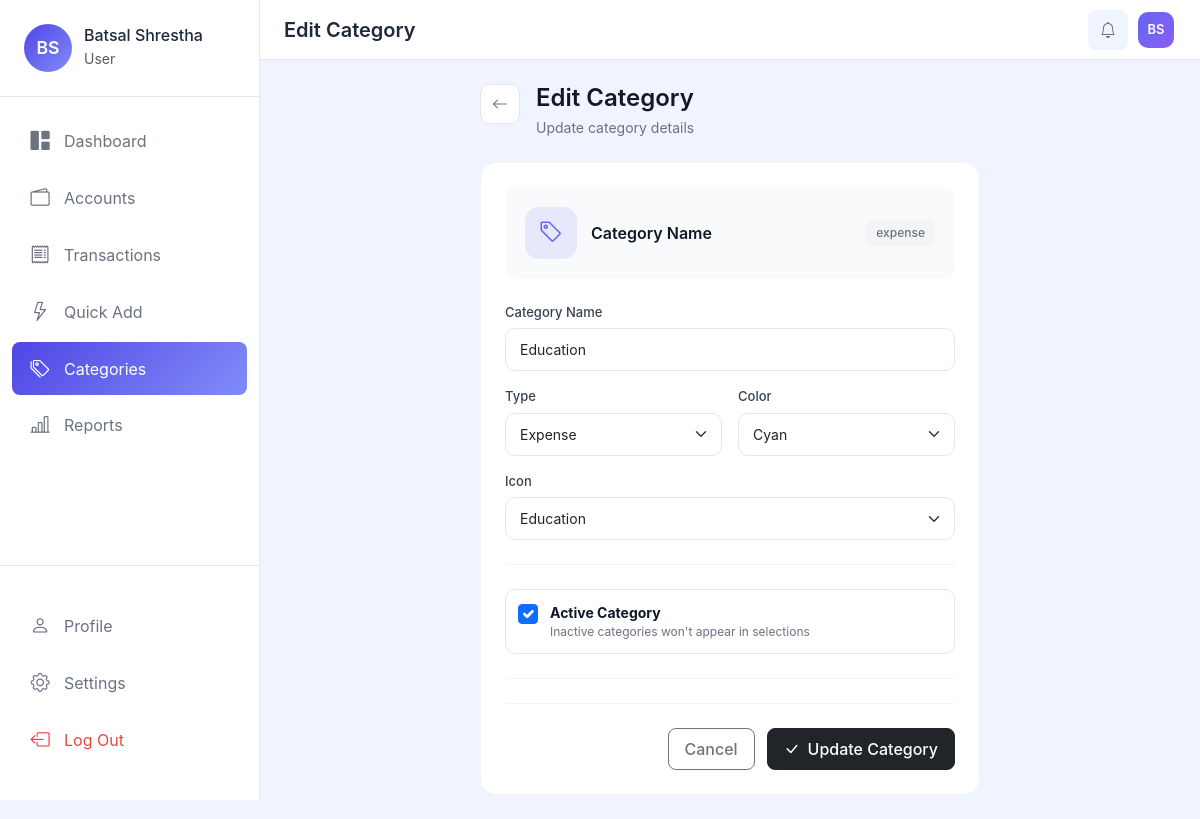
/categories/8/edit/ (signed in), run on the app's committed database.
### apps/accounts/models.py (models this page shows, shortened)
class UserProfile(models.Model):
    CURRENCY_CHOICES = [
        ('NPR', 'Nepali Rupee (रू)'),
        ('USD', 'US Dollar ($)'),
        ('EUR', 'Euro (€)'),
        ('GBP', 'British Pound (£)'),
        ('INR', 'Indian Rupee (₹)'),
        ('AUD', 'Australian Dollar (A$)'),
        ('CAD', 'Canadian Dollar (C$)'),
        ('JPY', 'Japanese Yen (¥)'),
        ('CNY', 'Chinese Yuan (¥)'),
    ]
    user = models.OneToOneField(User, on_delete=models.CASCADE, related_name='profile')
    profile_picture = models.ImageField(upload_to='profiles/', blank=True, null=True)
    currency = models.CharField(max_length=3, choices=CURRENCY_CHOICES, default='NPR')
    created_at = models.DateTimeField(auto_now_add=True)
    updated_at = models.DateTimeField(auto_now=True)
    class Meta:
        verbose_name = 'User Profile'
        verbose_name_plural = 'User Profiles'
    @property
    def display_name(self):
        if self.user.first_name:
            return f"{self.user.first_name} {self.user.last_name}".strip()
        return self.user.username
    @property
    def initials(self):
        if self.user.first_name and self.user.last_name:
            return f"{self.user.first_name[0]}{self.user.last_name[0]}".upper()
        return self.user.username[:2].upper()

### apps/categories/models.py (models this page shows, shortened)
class Category(models.Model):
    COLOR_CHOICES = [
        ('#FF6384', 'Red'),
        ('#36A2EB', 'Blue'),
        ('#FFCE56', 'Yellow'),
        ('#4BC0C0', 'Teal'),
        ('#9966FF', 'Purple'),
        ('#FF9F40', 'Orange'),
        ('#7CB342', 'Green'),
        ('#E91E63', 'Pink'),
        ('#00BCD4', 'Cyan'),
        ('#795548', 'Brown'),
        ('#607D8B', 'Grey'),
        ('#3F51B5', 'Indigo'),
    ]
    ICON_CHOICES = [
        ('bi-cart', 'Shopping Cart'),
        ('bi-house', 'House'),
        ('bi-car-front', 'Car'),
        ('bi-cup-hot', 'Food/Drink'),
        ('bi-lightning', 'Utilities'),
        ('bi-film', 'Entertainment'),
        ('bi-heart-pulse', 'Health'),
        ('bi-mortarboard', 'Education'),
        ('bi-airplane', 'Travel'),
        ('bi-gift', 'Gifts'),
        ('bi-briefcase', 'Work'),
        ('bi-cash', 'Income'),
        ('bi-piggy-bank', 'Savings'),
        ('bi-three-dots', 'Other'),
    ]
    CATEGORY_TYPES = [
        ('expense', 'Expense'),
        ('income', 'Income'),
        ('both', 'Both'),
    ]
    name = models.CharField(max_length=100, unique=True)
    color = models.CharField(max_length=7, choices=COLOR_CHOICES, default='#36A2EB')
    icon = models.CharField(max_length=50, choices=ICON_CHOICES, default='bi-three-dots')
    category_type = models.CharField(max_length=10, choices=CATEGORY_TYPES, default='expense')
    is_active = models.BooleanField(default=True)
    created_by = models.ForeignKey(User, on_delete=models.SET_NULL, null=True, blank=True, related_name='created_categories')
    created_at = models.DateTimeField(auto_now_add=True)
    updated_at = models.DateTimeField(auto_now=True)
    class Meta:
        verbose_name = 'Category'
        verbose_name_plural = 'Categories'
        ordering = ['name']

### apps/categories/views.py (the view, shortened to what this page needs)
# urls.py: path('<int:pk>/edit/', views.CategoryUpdateView.as_view(), name='edit'),
class CategoryUpdateView(LoginRequiredMixin, UpdateView):
    model = Category
    form_class = CategoryForm
    template_name = 'categories/form.html'
    success_url = reverse_lazy('categories:list')
    def get_queryset(self):
        return Category.objects.filter(is_active=True)
    def get_context_data(self, **kwargs):
        context = super().get_context_data(**kwargs)
        context['title'] = 'Edit Category'
        context['button_text'] = 'Update Category'
        context['page_title'] = 'Edit Category'
        return context

### apps/categories/forms.py
class CategoryForm(forms.ModelForm):
    class Meta:
        model = Category
        fields = ['name', 'color', 'icon', 'category_type', 'is_active']
        widgets = {
            'name': forms.TextInput(attrs={
                'class': 'form-control',
                'placeholder': 'Category name'
            }),
            'color': forms.Select(attrs={'class': 'form-select'}),
            'icon': forms.Select(attrs={'class': 'form-select'}),
            'category_type': forms.Select(attrs={'class': 'form-select'}),
            'is_active': forms.CheckboxInput(attrs={'class': 'form-check-input'}),
        }

### apps/categories/templates/categories/form.html (shortened to what this page needs)
{% extends 'base.html' %}
{% block content %}
<div class="form-page-container">
    <div class="form-page-header">
        <a href="{% url 'categories:list' %}" class="back-btn">
            <i class="bi bi-arrow-left"></i>
        </a>
        <div>
            <h4 class="form-page-title">{{ title }}</h4>
            <p class="form-page-subtitle">{% if object %}Update category details{% else %}Create a new category{% endif %}</p>
        </div>
    </div>
    <div class="form-card">
        <form method="post">
            <div class="preview-card">
                <div id="iconPreview" class="preview-icon" style="background-color: #6366f120; color: #6366f1;">
                    <i class="bi-tag fs-4"></i>
                </div>
                <span id="namePreview" class="preview-name">Category Name</span>
                <span id="typePreview" class="preview-type">expense</span>
            </div>
            <div class="form-section">
                <div class="form-group">
                    <label for="id_name">Category Name</label>
                    {{ form.name }}
                </div>
                <div class="form-row">
                    <div class="form-group">
                        <label for="id_category_type">Type</label>
                        {{ form.category_type }}
                    </div>
                    <div class="form-group">
                        <label for="id_color">Color</label>
                        {{ form.color }}
                    </div>
                </div>
                <div class="form-group">
                    <label for="id_icon">Icon</label>
                    {{ form.icon }}
                </div>
            </div>
            <div class="form-section">
                <label class="checkbox-label">
                    {{ form.is_active }}
                    <span class="checkbox-text">
                        <strong>Active Category</strong>
                        <small>Inactive categories won't appear in selections</small>
                    </span>
                </label>
            </div>
            <div class="form-actions">
                <a href="{% url 'categories:list' %}" class="btn btn-outline-secondary">Cancel</a>
                <button type="submit" class="btn btn-dark">
                    <i class="bi bi-check-lg me-2"></i>{{ button_text }}
                </button>
            </div>
        </form>
    </div>
</div>
{% endblock %}

### templates/components/sidebar.html (shortened to what this page needs)
{% load static %}
<nav class="sidebar" id="sidebar">
    <div class="sidebar-header">
        <div class="user-profile">
            {% if user.profile.profile_picture %}
            <img src="{{ user.profile.profile_picture.url }}" alt="Profile" class="profile-img">
            {% else %}
            <div class="profile-initials">{{ user.profile.initials }}</div>
            {% endif %}
            <div class="user-info">
                <h6 class="mb-0">{{ user.profile.display_name }}</h6>
                <small class="text-muted">User</small>
            </div>
        </div>
    </div>
    <ul class="nav flex-column">
        <li class="nav-item">
            <a class="nav-link {% if request.resolver_match.url_name == 'index' %}active{% endif %}" href="{% url 'dashboard:index' %}">
                <i class="bi bi-grid-1x2-fill"></i>
                <span>Dashboard</span>
            </a>
        </li>
        <li class="nav-item">
            <a class="nav-link {% if 'wallets' in request.resolver_match.namespace %}active{% endif %}" href="{% url 'wallets:list' %}">
                <i class="bi bi-wallet2"></i>
                <span>Accounts</span>
            </a>
        </li>
        <li class="nav-item">
            <a class="nav-link " href="{% url 'transactions:list' %}">
                <i class="bi bi-receipt"></i>
                <span>Transactions</span>
            </a>
        </li>
        <li class="nav-item">
            <a class="nav-link {% if 'template' in request.resolver_match.url_name or 'quick' in request.resolver_match.url_name %}active{% endif %}" href="{% url 'transactions:template_list' %}">
                <i class="bi bi-lightning"></i>
                <span>Quick Add</span>
            </a>
        </li>
        <li class="nav-item">
            <a class="nav-link {% if 'categories' in request.resolver_match.namespace %}active{% endif %}" href="{% url 'categories:list' %}">
                <i class="bi bi-tags"></i>
                <span>Categories</span>
            </a>
        </li>
        <li class="nav-item">
            <a class="nav-link {% if 'reports' in request.resolver_match.namespace %}active{% endif %}" href="{% url 'reports:monthly_list' %}">
                <i class="bi bi-bar-chart-line"></i>
                <span>Reports</span>
            </a>
        </li>
    </ul>
    <div class="sidebar-footer">
        <ul class="nav flex-column">
            <li class="nav-item">
                <a class="nav-link {% if request.resolver_match.url_name == 'profile' %}active{% endif %}" href="{% url 'accounts:profile' %}">
                    <i class="bi bi-person"></i>
                    <span>Profile</span>
                </a>
            </li>
            <li class="nav-item">
                <a class="nav-link {% if request.resolver_match.url_name == 'settings' %}active{% endif %}" href="{% url 'accounts:settings' %}">
                    <i class="bi bi-gear"></i>
                    <span>Settings</span>
                </a>
            </li>
            <li class="nav-item">
                <a class="nav-link text-danger" href="{% url 'accounts:logout' %}">
                    <i class="bi bi-box-arrow-left"></i>
                    <span>Log Out</span>
                </a>
            </li>
        </ul>
    </div>
</nav>

### templates/components/navbar.html (shortened to what this page needs)
<nav class="top-navbar">
    <div class="d-flex align-items-center">
        <h5 class="page-title mb-0 d-none d-md-block">{{ page_title|default:"Dashboard" }}</h5>
    </div>
    <div class="navbar-actions d-flex align-items-center gap-2">
        <div class="dropdown">
            <button class="btn btn-icon" type="button" data-bs-toggle="dropdown" aria-expanded="false" id="notificationDropdownBtn">
                <i class="bi bi-bell"></i>
            </button>
        </div>
        <div class="dropdown">
            <button class="btn btn-icon profile-btn" type="button" data-bs-toggle="dropdown" aria-expanded="false">
                <div class="profile-avatar-sm">
                    {% if user.first_name %}
                        {{ user.first_name|make_list|first }}{{ user.last_name|make_list|first }}
                    {% else %}
                        {{ user.username|make_list|first|upper }}
                    {% endif %}
                </div>
            </button>
        </div>
    </div>
</nav>

### static/css/style.css (style rules this page uses)
:root { --primary-color: #4F46E5; --primary-light: #818CF8; --sidebar-bg: #FFFFFF; --sidebar-width: 260px; --navbar-height: 60px; --body-bg: #F0F4FF; --card-bg: #FFFFFF; --text-primary: #1F2937; --text-secondary: #6B7280; --border-color: #E5E7EB; --success-color: #10B981; --danger-color: #EF4444; --warning-color: #F59E0B; }
* { margin: 0; padding: 0; box-sizing: border-box; }
body { font-family: 'Inter', -apple-system, BlinkMacSystemFont, 'Segoe UI', Roboto, sans-serif; background-color: var(--body-bg); color: var(--text-primary); }
.sidebar { width: var(--sidebar-width); background: var(--sidebar-bg); border-right: 1px solid var(--border-color); position: fixed; top: 0; left: 0; height: 100vh; display: flex; flex-direction: column; z-index: 1000; transition: transform 0.3s ease; }
.sidebar-header { padding: 1.5rem; border-bottom: 1px solid var(--border-color); }
.user-profile { display: flex; align-items: center; gap: 12px; }
.profile-initials { width: 48px; height: 48px; border-radius: 50%; background: linear-gradient(135deg, var(--primary-color), var(--primary-light)); color: white; display: flex; align-items: center; justify-content: center; font-weight: 600; font-size: 1.1rem; }
.sidebar .nav { padding: 1rem 0; flex: 1; }
.sidebar .nav-item { margin: 2px 0.75rem; }
.sidebar .nav-link { display: flex; align-items: center; gap: 12px; padding: 0.75rem 1rem; color: var(--text-secondary); border-radius: 8px; text-decoration: none; transition: all 0.2s ease; }
.sidebar .nav-link.active { background: linear-gradient(135deg, var(--primary-color), var(--primary-light)); color: white; }
.sidebar .nav-link i { font-size: 1.2rem; width: 24px; text-align: center; }
.sidebar-footer { padding: 1rem 0; border-top: 1px solid var(--border-color); margin-top: auto; }
.top-navbar { height: var(--navbar-height); background: var(--card-bg); border-bottom: 1px solid var(--border-color); display: flex; align-items: center; justify-content: space-between; padding: 0 1.5rem; position: sticky; top: 0; z-index: 100; }
.page-title { font-weight: 600; color: var(--text-primary); margin: 0; }
.btn-icon { width: 40px; height: 40px; border-radius: 10px; display: flex; align-items: center; justify-content: center; background: var(--body-bg); border: none; color: var(--text-secondary); position: relative; transition: all 0.2s; }
.profile-btn { padding: 0 !important; background: transparent !important; border: none !important; }
.profile-avatar-sm { width: 36px; height: 36px; border-radius: 10px; background: linear-gradient(135deg, #6366f1 0%, #8b5cf6 100%); color: white; display: flex; align-items: center; justify-content: center; font-size: 13px; font-weight: 600; }
.navbar-actions { display: flex; align-items: center; gap: 8px; }
.form-control, .form-select { border-radius: 8px; border-color: var(--border-color); padding: 0.625rem 0.875rem; }
.btn { border-radius: 8px; font-weight: 500; padding: 0.5rem 1rem; transition: all 0.2s ease; }
.text-danger { color: var(--danger-color) !important; }

### data on the page
Category: name "Education", category_type "Expense", color "Cyan", icon "Education", is_active "☑"

### other printed values
{{ user.profile.initials }} "BS"
{{ user.profile.display_name }} "Batsal Shrestha"
{{ page_title|default:"Dashboard" }} "Edit Category"
{{ user.first_name|make_list|first }} "B"
{{ user.last_name|make_list|first }} "S"
{{ title }} "Edit Category"
{{ button_text }} "Update Category"
